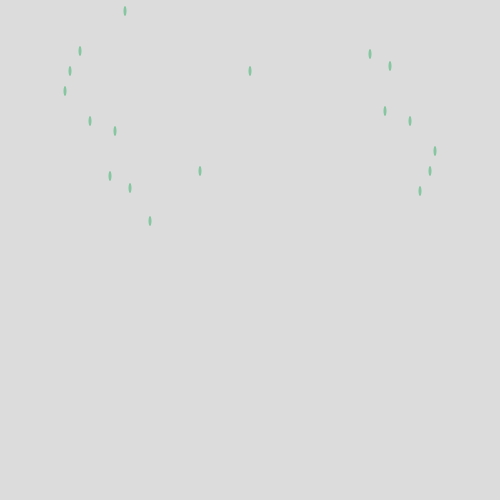
Frame 1 (no input)
Frame 60 (the mouse pressed at the canvas centre just before this capture): blank canvas, image omitted
Frame 120 (the mouse held since frame 60 and released just before this capture): blank canvas, image omitted

The Processing sketch that drew this single still picture (run headless with seeded random() and noise(); from frame 60 on, the mouse is pressed at the canvas centre):

// Processing sketch: processing_93466
// ── processing_93466.pde

//Jessica
//March 17
//Homework

Rains Rain = new Rains();
int rain=1;
int speed = -5;

void setup(){
  size(500,500);
  background(220);
  noStroke();
}

void draw(){
  background(220);
  Rain.Display();
}


class Rains{
  int x;
  int y;
  int rectw;
  int recth;    
  
  Rains(){
    x=250;
    y=125;
    rectw=3;
    recth=10;
  }
  
  void Display (){
    speed = speed + rain;
    y= y+speed;
    
    fill(0,random(255),random(255),100);
    ellipse(x-50,y+50,3,10);
    ellipse(x-100,y+100,3,10);
    ellipse(x/2,y-110,3,10);
    ellipse(x,y-50,3,10);
    ellipse(x-135,y+10,3,10);
    ellipse(x-140,y+55,3,10);
    ellipse(x-120,y+67,3,10);
    ellipse(x-160,y,3,10);
    ellipse(x-170,y-70,3,10);
    ellipse(x-180,y-50,3,10);
    ellipse(x-185,y-30,3,10);
    ellipse(x+135,y-10,3,10);
    ellipse(x+140,y-55,3,10);
    ellipse(x+120,y-67,3,10);
    ellipse(x+160,y,3,10);
    ellipse(x+170,y+70,3,10);
    ellipse(x+180,y+50,3,10);
    ellipse(x+185,y+30,3,10);
  }
  
    
  }
